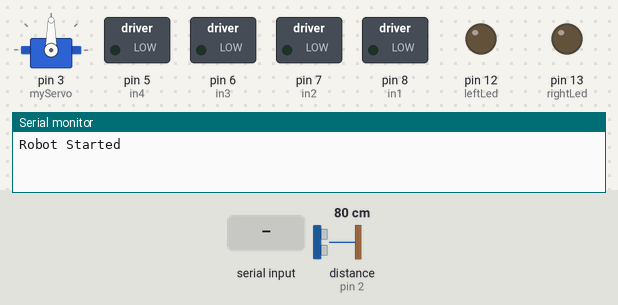
A sketch run on a simulated Arduino Uno, built with avr-gcc and run on an emulated ATmega328P. Shown: servo, switched loads named in the sketch (green lamp = pin HIGH), output pins drawn as LEDs (lit = HIGH), the last lines printed to the serial monitor. Inputs (shaded band) come from the test bench; at power-on: distance to the obstacle (sensor on pin 2) 80 cm. The echo pulse lasts 58.3 µs per cm; pins used as bus, display or sensor lines are not drawn.

Above: at 2.1 s.
2.2 s: "L" received over the second serial link
At 3.4 s:
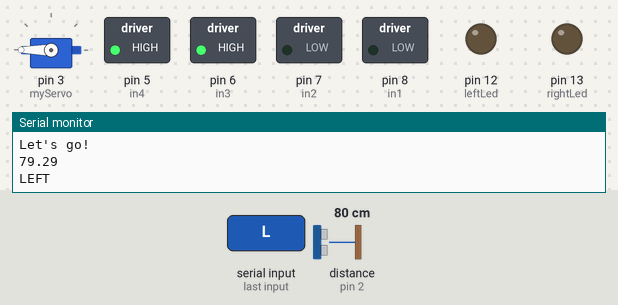
5.2 s: "R" received over the second serial link
At 6.9 s:
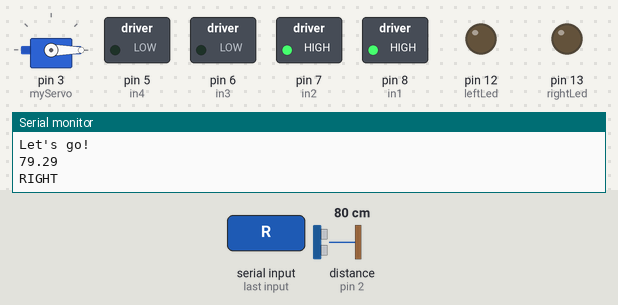
8.2 s: "F" received over the second serial link
At 9.9 s:
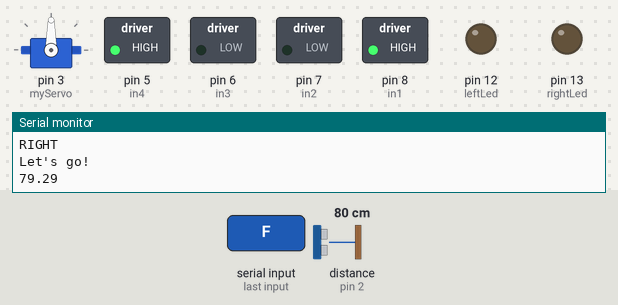
10.2 s: "B" received over the second serial link
At 10.9 s:
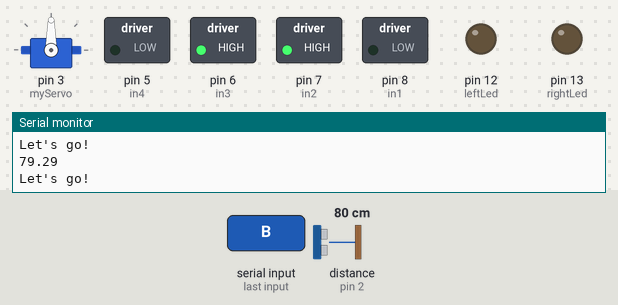
11.7 s: "L" received over the second serial link
At 12.1 s:
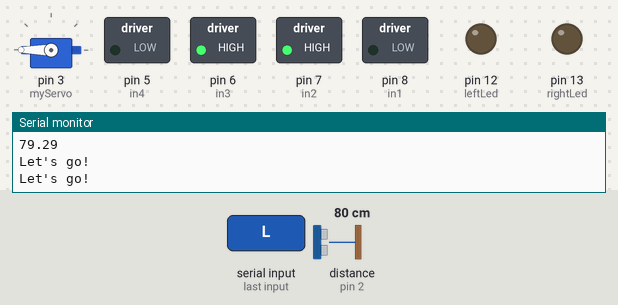
14.7 s: "S" received over the second serial link
At 15.6 s:
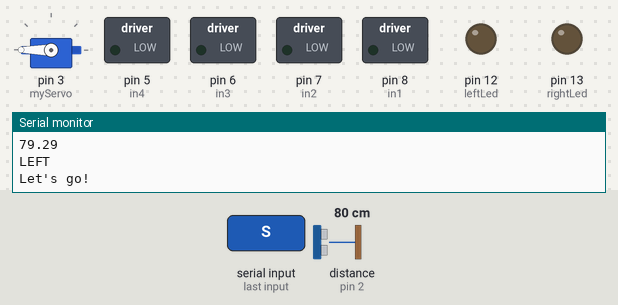
Timing chart, 0 to 17.2 s (numbered marks = the images above; inputs shaded):
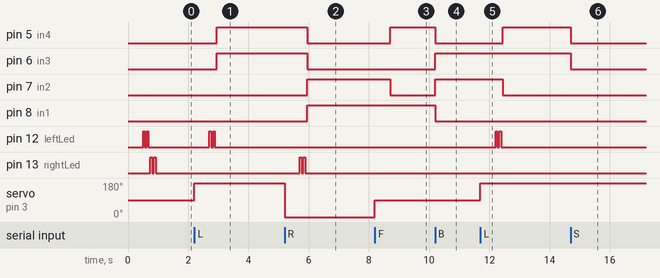

The sketch:

Vehicule_Telecommande.ino
```cpp
#include <SoftwareSerial.h>
#include <Servo.h>

SoftwareSerial BTSerial(10, 11); // RX, TX for Bluetooth

// Servo object creation
Servo myServo;

float duration;
float distance;

// L298N pin definitions
int in1 = 8;  // IN1 Sense1 M1
int in2 = 7;  // IN2 Sense2 M1
int in3 = 6;  // IN3 Sense2 M2
int in4 = 5;  // IN4 Sense1 M2

// Ultrasonic sensor pin definitions
int echoPin = 2;
int triggerPin = 4;

// LED pin definitions
int leftLed = 12;
int rightLed = 13;

//Direction of servo
char etat = "CENTER";

// FUNCTION PROTOTYPES
void moveForward();
void moveBackward();
void turnLeft();
void turnRight();
void stopRobot();
float calculateDistance();
bool checkObstacle();
void blinkLeftLed();
void blinkRightLed();

void setup() {
  // L298N Pin Initialization
  pinMode(in1, OUTPUT);
  pinMode(in2, OUTPUT);
  pinMode(in3, OUTPUT);
  pinMode(in4, OUTPUT);

  // LED Pins
  pinMode(leftLed, OUTPUT);
  pinMode(rightLed, OUTPUT);

  // Ultrasonic Sensors: Pin Initialization
  pinMode(echoPin, INPUT);
  pinMode(triggerPin, OUTPUT);

  // Attach servo to its pin
  myServo.attach(3);
  myServo.write(90); // Set initial servo position (center)
  delay(500);
  myServo.detach();

  blinkLeftLed();
  blinkRightLed();

  Serial.begin(9600);     // Initialize serial port
  BTSerial.begin(9600);   // Initialize Bluetooth
  Serial.println("Robot Started");
}

void loop() {
  if (BTSerial.available()) {
    Serial.println("Let's go!");
    char command = BTSerial.read(); // Read received command
    switch (command) {
      case 'F':
        // Check if an obstacle prevents moving forward
        if (etat != "CENTER") {
          myServo.attach(3);
          myServo.write(90); // Return servo to front direction
          delay(500);
          etat = "CENTER";
          myServo.detach();
        }

        if (checkObstacle() == true) {
          Serial.println("IMPOSSIBLE TO MOVE FORWARD");
          break;
        } else {
          moveForward();
          break;
        }

      case 'B':
        moveBackward();
        break;

      case 'L':
        // Check if an obstacle prevents turning left
       if (etat != "LEFT") {
          myServo.attach(3);
          myServo.write(180); // Return servo to left direction
          delay(500);
          etat = "LEFT";
          myServo.detach();
        }

        if (checkObstacle() == true) {
          Serial.println("IMPOSSIBLE TO GO LEFT");
          break;
        } else {
          blinkLeftLed();
          turnLeft();
          break;
        }

      case 'R':
        // Check if an obstacle prevents turning right
       if (etat != "RIGHT") {
          myServo.attach(3);
          myServo.write(0); // Return servo to front direction
          delay(500);
          etat = "RIGHT";
          myServo.detach();
        }

        if (checkObstacle() == true) {
          Serial.println("IMPOSSIBLE TO GO RIGHT");
          break;
        } else {
          blinkRightLed();
          turnRight();
          break;
        }
      case 'S':
        stopRobot();
        break;
    }
    delay(100);
  }
}

// Function to move forward (both motors forward)
void moveForward() {
  digitalWrite(in1, HIGH);
  digitalWrite(in2, LOW);
  digitalWrite(in3, LOW);
  digitalWrite(in4, HIGH);
}

// Function to move backward (both motors backward)
void moveBackward() {
  digitalWrite(in1, LOW);
  digitalWrite(in2, HIGH);
  digitalWrite(in3, HIGH);
  digitalWrite(in4, LOW);
}

// Function to turn left (right motor normal speed, left motor slow speed)
void turnLeft() {
  digitalWrite(in1, LOW);
  digitalWrite(in2, LOW);
  digitalWrite(in3, HIGH);
  digitalWrite(in4, HIGH);
}

// Function to turn right (left motor slow speed, right motor normal speed)
void turnRight() {
  digitalWrite(in1, HIGH);
  digitalWrite(in2, HIGH);
  digitalWrite(in3, LOW);
  digitalWrite(in4, LOW);
}

// Function to stop the robot
void stopRobot() {
  digitalWrite(in1, LOW);
  digitalWrite(in2, LOW);
  digitalWrite(in3, LOW);
  digitalWrite(in4, LOW);
}

// Function to read distance from a potential obstacle in front
float calculateDistance() {
  // Set the trigger to low
  digitalWrite(triggerPin, LOW);
  delayMicroseconds(2);
  // Set the trigger to high
  digitalWrite(triggerPin, HIGH);
  delayMicroseconds(10);
  digitalWrite(triggerPin, LOW);
  // Read echo sound wave travel time in microseconds
  duration = pulseIn(echoPin, HIGH);
  distance = duration * 0.034 / 2;
  Serial.println(distance); // This prints the distance
  return distance;
}

// Verification function
bool checkObstacle() {
  float currentDistance = calculateDistance(); // Call calculateDistance once
  if ((currentDistance < 13) && (currentDistance != 0)) {
    return true;
  } else {
    return false;
  }
}

// Function to blink the left LED
void blinkLeftLed() {
  Serial.println("LEFT");
  digitalWrite(leftLed, HIGH);
  delay(60);
  digitalWrite(leftLed, LOW);
  delay(60);
  digitalWrite(leftLed, HIGH);
  delay(60);
  digitalWrite(leftLed, LOW);
  delay(60);
}

// Function to blink the right LED
void blinkRightLed() {
  Serial.println("RIGHT");
  digitalWrite(rightLed, HIGH);
  delay(60);
  digitalWrite(rightLed, LOW);
  delay(60);
  digitalWrite(rightLed, HIGH);
  delay(60);
  digitalWrite(rightLed, LOW);
  delay(60);
}
```

Measured:
- after the input at 2.2 s, pin 5 (in4), pin 6 (in3): LOW → HIGH after 0.75 s; pin 12 (leftLed): alternates HIGH for 0.06 s and LOW for 0.06 s, 4 changes in all, then stays LOW, starting after 0.51 s; servo on pin 3 (myServo): 90° → 180° at once
- after the input at 5.2 s, pin 5 (in4), pin 6 (in3): HIGH → LOW after 0.75 s; pin 7 (in2), pin 8 (in1): LOW → HIGH after 0.75 s; pin 13 (rightLed): alternates HIGH for 0.06 s and LOW for 0.06 s, 4 changes in all, then stays LOW, starting after 0.51 s; servo on pin 3 (myServo): 180° → 0° at once
- after the input at 8.2 s, pin 5 (in4): LOW → HIGH after 0.51 s; pin 7 (in2): HIGH → LOW after 0.51 s; servo on pin 3 (myServo): 0° → 90° at once
- after the input at 10.2 s, pin 5 (in4), pin 8 (in1): HIGH → LOW at once; pin 6 (in3), pin 7 (in2): LOW → HIGH at once
- after the input at 11.7 s, pin 5 (in4): LOW → HIGH after 0.75 s; pin 7 (in2): HIGH → LOW after 0.75 s; pin 12 (leftLed): alternates HIGH for 0.06 s and LOW for 0.06 s, 4 changes in all, then stays LOW, starting after 0.51 s; servo on pin 3 (myServo): 90° → 180° at once
- after the input at 14.7 s, pin 5 (in4), pin 6 (in3): HIGH → LOW at once
